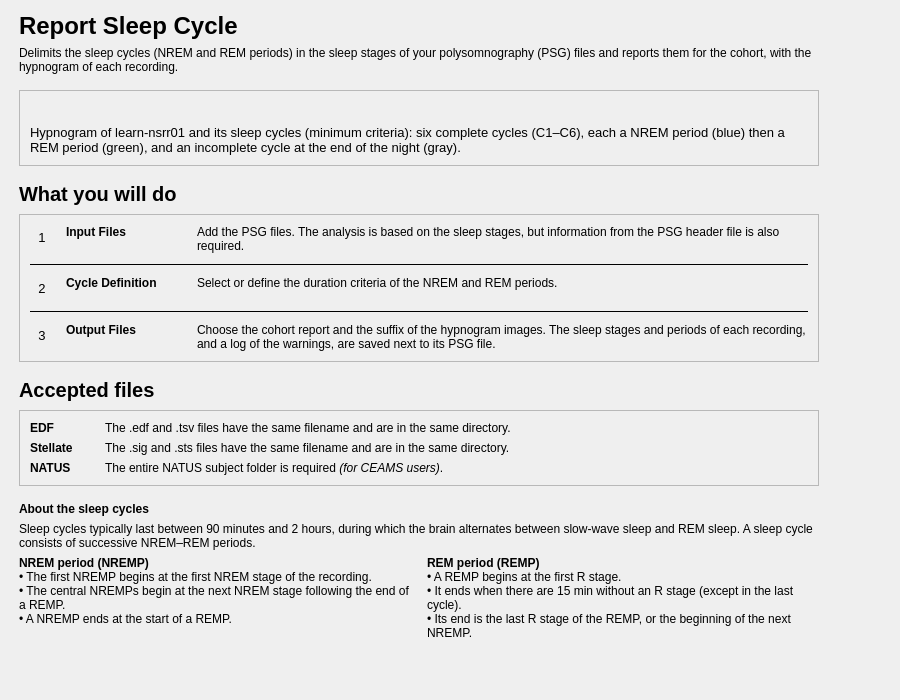
<?xml version="1.0" encoding="UTF-8"?>
<ui version="4.0">
 <class>SleepCycleDoc</class>
 <widget class="QWidget" name="SleepCycleDoc">
  <property name="geometry">
   <rect>
    <x>0</x>
    <y>0</y>
    <width>900</width>
    <height>700</height>
   </rect>
  </property>
  <property name="windowTitle">
   <string />
  </property>
  <layout class="QVBoxLayout" name="verticalLayout">
   <property name="leftMargin">
    <number>19</number>
   </property>
   <property name="topMargin">
    <number>12</number>
   </property>
   <property name="rightMargin">
    <number>19</number>
   </property>
   <property name="bottomMargin">
    <number>12</number>
   </property>
   <item>
    <layout class="QHBoxLayout" name="content_row" stretch="1,0">
     <property name="leftMargin">
      <number>0</number>
     </property>
     <property name="topMargin">
      <number>0</number>
     </property>
     <property name="rightMargin">
      <number>0</number>
     </property>
     <property name="bottomMargin">
      <number>0</number>
     </property>
     <item>
      <widget class="QWidget" name="content_widget" native="true">
       <property name="maximumSize">
        <size>
         <width>800</width>
         <height>16777215</height>
        </size>
       </property>
       <layout class="QVBoxLayout" name="content_layout">
        <property name="spacing">
         <number>16</number>
        </property>
        <property name="leftMargin">
         <number>0</number>
        </property>
        <property name="topMargin">
         <number>0</number>
        </property>
        <property name="rightMargin">
         <number>0</number>
        </property>
        <property name="bottomMargin">
         <number>0</number>
        </property>
        <item>
         <layout class="QVBoxLayout" name="header_layout">
          <property name="spacing">
           <number>6</number>
          </property>
          <item>
           <widget class="QLabel" name="title_label">
            <property name="font">
             <font>
              <pointsize>18</pointsize>
              <bold>true</bold>
             </font>
            </property>
            <property name="text">
             <string>Report Sleep Cycle</string>
            </property>
           </widget>
          </item>
          <item>
           <widget class="QLabel" name="subtitle_label">
            <property name="text">
             <string>Delimits the sleep cycles (NREM and REM periods) in the sleep stages of your polysomnography (PSG) files and reports them for the cohort, with the hypnogram of each recording.</string>
            </property>
            <property name="wordWrap">
             <bool>true</bool>
            </property>
            <property name="variant" stdset="0">
             <string notr="true">help</string>
            </property>
           </widget>
          </item>
         </layout>
        </item>
        <item>
         <widget class="QFrame" name="picture_card">
          <property name="frameShape">
           <enum>QFrame::Shape::StyledPanel</enum>
          </property>
          <property name="frameShadow">
           <enum>QFrame::Shadow::Raised</enum>
          </property>
          <layout class="QVBoxLayout" name="picture_card_layout">
           <property name="spacing">
            <number>10</number>
           </property>
           <property name="leftMargin">
            <number>10</number>
           </property>
           <property name="topMargin">
            <number>10</number>
           </property>
           <property name="rightMargin">
            <number>10</number>
           </property>
           <property name="bottomMargin">
            <number>10</number>
           </property>
           <item>
            <widget class="QLabel" name="hypnogram_pic">
             <property name="sizePolicy">
              <sizepolicy hsizetype="Ignored" vsizetype="Fixed">
               <horstretch>0</horstretch>
               <verstretch>0</verstretch>
              </sizepolicy>
             </property>
            </widget>
           </item>
           <item>
            <widget class="QLabel" name="picture_caption_label">
             <property name="font">
              <font>
               <pointsize>10</pointsize>
              </font>
             </property>
             <property name="text">
              <string>Hypnogram of learn-nsrr01 and its sleep cycles (minimum criteria): six complete cycles (C1–C6), each a NREM period (blue) then a REM period (green), and an incomplete cycle at the end of the night (gray).</string>
             </property>
             <property name="wordWrap">
              <bool>true</bool>
             </property>
             <property name="variant" stdset="0">
              <string notr="true">help</string>
             </property>
            </widget>
           </item>
          </layout>
         </widget>
        </item>
        <item>
         <layout class="QVBoxLayout" name="steps_section_layout">
          <property name="spacing">
           <number>8</number>
          </property>
          <item>
           <widget class="QLabel" name="steps_title_label">
            <property name="font">
             <font>
              <pointsize>15</pointsize>
              <bold>true</bold>
             </font>
            </property>
            <property name="text">
             <string>What you will do</string>
            </property>
           </widget>
          </item>
          <item>
           <widget class="QFrame" name="steps_card">
            <property name="frameShape">
             <enum>QFrame::Shape::StyledPanel</enum>
            </property>
            <property name="frameShadow">
             <enum>QFrame::Shadow::Raised</enum>
            </property>
            <layout class="QVBoxLayout" name="steps_card_layout">
             <property name="spacing">
              <number>10</number>
             </property>
             <property name="leftMargin">
              <number>10</number>
             </property>
             <property name="topMargin">
              <number>10</number>
             </property>
             <property name="rightMargin">
              <number>10</number>
             </property>
             <property name="bottomMargin">
              <number>10</number>
             </property>
             <item>
              <layout class="QGridLayout" name="steps_grid" columnstretch="0,0,0,1">
               <property name="horizontalSpacing">
                <number>12</number>
               </property>
               <property name="verticalSpacing">
                <number>10</number>
               </property>
               <item row="0" column="0" alignment="Qt::AlignmentFlag::AlignTop">
                <widget class="QLabel" name="step_1_number_label">
                 <property name="font">
                  <font>
                   <pointsize>10</pointsize>
                  </font>
                 </property>
                 <property name="text">
                  <string>1</string>
                 </property>
                 <property name="variant" stdset="0">
                  <string notr="true">step_number</string>
                 </property>
                 <property name="minimumSize">
                  <size>
                   <width>24</width>
                   <height>24</height>
                  </size>
                 </property>
                 <property name="maximumSize">
                  <size>
                   <width>24</width>
                   <height>24</height>
                  </size>
                 </property>
                 <property name="alignment">
                  <set>Qt::AlignmentFlag::AlignCenter</set>
                 </property>
                </widget>
               </item>
               <item row="0" column="1">
                <widget class="QLabel" name="step_1_name_label">
                 <property name="font">
                  <font>
                   <bold>true</bold>
                  </font>
                 </property>
                 <property name="text">
                  <string>Input Files</string>
                 </property>
                 <property name="alignment">
                  <set>Qt::AlignmentFlag::AlignLeading|Qt::AlignmentFlag::AlignLeft|Qt::AlignmentFlag::AlignTop</set>
                 </property>
                </widget>
               </item>
               <item row="0" column="2">
                <spacer name="steps_gap">
                 <property name="orientation">
                  <enum>Qt::Orientation::Horizontal</enum>
                 </property>
                 <property name="sizeType">
                  <enum>QSizePolicy::Policy::Fixed</enum>
                 </property>
                 <property name="sizeHint" stdset="0">
                  <size>
                   <width>16</width>
                   <height>20</height>
                  </size>
                 </property>
                </spacer>
               </item>
               <item row="0" column="3">
                <widget class="QLabel" name="step_1_label">
                 <property name="text">
                  <string>Add the PSG files. The analysis is based on the sleep stages, but information from the PSG header file is also required.</string>
                 </property>
                 <property name="wordWrap">
                  <bool>true</bool>
                 </property>
                 <property name="variant" stdset="0">
                  <string notr="true">help</string>
                 </property>
                 <property name="alignment">
                  <set>Qt::AlignmentFlag::AlignLeading|Qt::AlignmentFlag::AlignLeft|Qt::AlignmentFlag::AlignTop</set>
                 </property>
                </widget>
               </item>
               <item row="1" column="0" rowspan="1" colspan="4">
                <widget class="QFrame" name="step_line_2">
                 <property name="frameShape">
                  <enum>QFrame::Shape::HLine</enum>
                 </property>
                 <property name="frameShadow">
                  <enum>QFrame::Shadow::Plain</enum>
                 </property>
                </widget>
               </item>
               <item row="2" column="0" alignment="Qt::AlignmentFlag::AlignTop">
                <widget class="QLabel" name="step_2_number_label">
                 <property name="font">
                  <font>
                   <pointsize>10</pointsize>
                  </font>
                 </property>
                 <property name="text">
                  <string>2</string>
                 </property>
                 <property name="variant" stdset="0">
                  <string notr="true">step_number</string>
                 </property>
                 <property name="minimumSize">
                  <size>
                   <width>24</width>
                   <height>24</height>
                  </size>
                 </property>
                 <property name="maximumSize">
                  <size>
                   <width>24</width>
                   <height>24</height>
                  </size>
                 </property>
                 <property name="alignment">
                  <set>Qt::AlignmentFlag::AlignCenter</set>
                 </property>
                </widget>
               </item>
               <item row="2" column="1">
                <widget class="QLabel" name="step_2_name_label">
                 <property name="font">
                  <font>
                   <bold>true</bold>
                  </font>
                 </property>
                 <property name="text">
                  <string>Cycle Definition</string>
                 </property>
                 <property name="alignment">
                  <set>Qt::AlignmentFlag::AlignLeading|Qt::AlignmentFlag::AlignLeft|Qt::AlignmentFlag::AlignTop</set>
                 </property>
                </widget>
               </item>
               <item row="2" column="3">
                <widget class="QLabel" name="step_2_label">
                 <property name="text">
                  <string>Select or define the duration criteria of the NREM and REM periods.</string>
                 </property>
                 <property name="wordWrap">
                  <bool>true</bool>
                 </property>
                 <property name="variant" stdset="0">
                  <string notr="true">help</string>
                 </property>
                 <property name="alignment">
                  <set>Qt::AlignmentFlag::AlignLeading|Qt::AlignmentFlag::AlignLeft|Qt::AlignmentFlag::AlignTop</set>
                 </property>
                </widget>
               </item>
               <item row="3" column="0" rowspan="1" colspan="4">
                <widget class="QFrame" name="step_line_3">
                 <property name="frameShape">
                  <enum>QFrame::Shape::HLine</enum>
                 </property>
                 <property name="frameShadow">
                  <enum>QFrame::Shadow::Plain</enum>
                 </property>
                </widget>
               </item>
               <item row="4" column="0" alignment="Qt::AlignmentFlag::AlignTop">
                <widget class="QLabel" name="step_3_number_label">
                 <property name="font">
                  <font>
                   <pointsize>10</pointsize>
                  </font>
                 </property>
                 <property name="text">
                  <string>3</string>
                 </property>
                 <property name="variant" stdset="0">
                  <string notr="true">step_number</string>
                 </property>
                 <property name="minimumSize">
                  <size>
                   <width>24</width>
                   <height>24</height>
                  </size>
                 </property>
                 <property name="maximumSize">
                  <size>
                   <width>24</width>
                   <height>24</height>
                  </size>
                 </property>
                 <property name="alignment">
                  <set>Qt::AlignmentFlag::AlignCenter</set>
                 </property>
                </widget>
               </item>
               <item row="4" column="1">
                <widget class="QLabel" name="step_3_name_label">
                 <property name="font">
                  <font>
                   <bold>true</bold>
                  </font>
                 </property>
                 <property name="text">
                  <string>Output Files</string>
                 </property>
                 <property name="alignment">
                  <set>Qt::AlignmentFlag::AlignLeading|Qt::AlignmentFlag::AlignLeft|Qt::AlignmentFlag::AlignTop</set>
                 </property>
                </widget>
               </item>
               <item row="4" column="3">
                <widget class="QLabel" name="step_3_label">
                 <property name="text">
                  <string>Choose the cohort report and the suffix of the hypnogram images. The sleep stages and periods of each recording, and a log of the warnings, are saved next to its PSG file.</string>
                 </property>
                 <property name="wordWrap">
                  <bool>true</bool>
                 </property>
                 <property name="variant" stdset="0">
                  <string notr="true">help</string>
                 </property>
                 <property name="alignment">
                  <set>Qt::AlignmentFlag::AlignLeading|Qt::AlignmentFlag::AlignLeft|Qt::AlignmentFlag::AlignTop</set>
                 </property>
                </widget>
               </item>
              </layout>
             </item>
            </layout>
           </widget>
          </item>
         </layout>
        </item>
        <item>
         <layout class="QVBoxLayout" name="files_section_layout">
          <property name="spacing">
           <number>8</number>
          </property>
          <item>
           <widget class="QLabel" name="files_title_label">
            <property name="font">
             <font>
              <pointsize>15</pointsize>
              <bold>true</bold>
             </font>
            </property>
            <property name="text">
             <string>Accepted files</string>
            </property>
           </widget>
          </item>
          <item>
           <widget class="QFrame" name="files_card">
            <property name="frameShape">
             <enum>QFrame::Shape::StyledPanel</enum>
            </property>
            <property name="frameShadow">
             <enum>QFrame::Shadow::Raised</enum>
            </property>
            <layout class="QVBoxLayout" name="files_card_layout">
             <property name="spacing">
              <number>10</number>
             </property>
             <property name="leftMargin">
              <number>10</number>
             </property>
             <property name="topMargin">
              <number>10</number>
             </property>
             <property name="rightMargin">
              <number>10</number>
             </property>
             <property name="bottomMargin">
              <number>10</number>
             </property>
             <item>
              <layout class="QGridLayout" name="files_grid" columnstretch="0,1">
               <property name="horizontalSpacing">
                <number>32</number>
               </property>
               <property name="verticalSpacing">
                <number>6</number>
               </property>
               <item row="0" column="0">
                <widget class="QLabel" name="file_1_name_label">
                 <property name="font">
                  <font>
                   <bold>true</bold>
                  </font>
                 </property>
                 <property name="text">
                  <string>EDF</string>
                 </property>
                </widget>
               </item>
               <item row="0" column="1">
                <widget class="QLabel" name="file_1_label">
                 <property name="text">
                  <string>The .edf and .tsv files have the same filename and are in the same directory.</string>
                 </property>
                 <property name="wordWrap">
                  <bool>true</bool>
                 </property>
                </widget>
               </item>
               <item row="1" column="0">
                <widget class="QLabel" name="file_2_name_label">
                 <property name="font">
                  <font>
                   <bold>true</bold>
                  </font>
                 </property>
                 <property name="text">
                  <string>Stellate</string>
                 </property>
                </widget>
               </item>
               <item row="1" column="1">
                <widget class="QLabel" name="file_2_label">
                 <property name="text">
                  <string>The .sig and .sts files have the same filename and are in the same directory.</string>
                 </property>
                 <property name="wordWrap">
                  <bool>true</bool>
                 </property>
                </widget>
               </item>
               <item row="2" column="0">
                <widget class="QLabel" name="file_3_name_label">
                 <property name="font">
                  <font>
                   <bold>true</bold>
                  </font>
                 </property>
                 <property name="text">
                  <string>NATUS</string>
                 </property>
                </widget>
               </item>
               <item row="2" column="1">
                <widget class="QLabel" name="file_3_label">
                 <property name="text">
                  <string>The entire NATUS subject folder is required &lt;i&gt;(for CEAMS users)&lt;/i&gt;.</string>
                 </property>
                 <property name="textFormat">
                  <enum>Qt::TextFormat::RichText</enum>
                 </property>
                 <property name="wordWrap">
                  <bool>true</bool>
                 </property>
                </widget>
               </item>
              </layout>
             </item>
            </layout>
           </widget>
          </item>
         </layout>
        </item>
        <item>
         <layout class="QVBoxLayout" name="about_cycles_layout">
          <property name="spacing">
           <number>6</number>
          </property>
          <item>
           <widget class="QLabel" name="about_cycles_title_label">
            <property name="font">
             <font>
              <bold>true</bold>
             </font>
            </property>
            <property name="text">
             <string>About the sleep cycles</string>
            </property>
           </widget>
          </item>
          <item>
           <widget class="QLabel" name="about_cycles_label">
            <property name="text">
             <string>Sleep cycles typically last between 90 minutes and 2 hours, during which the brain alternates between slow-wave sleep and REM sleep. A sleep cycle consists of successive NREM–REM periods.</string>
            </property>
            <property name="wordWrap">
             <bool>true</bool>
            </property>
            <property name="variant" stdset="0">
             <string notr="true">help</string>
            </property>
           </widget>
          </item>
          <item>
           <layout class="QHBoxLayout" name="definitions_layout" stretch="1,1">
            <property name="spacing">
             <number>16</number>
            </property>
            <item>
             <widget class="QLabel" name="nremp_label">
              <property name="text">
               <string>&lt;b&gt;NREM period (NREMP)&lt;/b&gt;&lt;br/&gt;• The first NREMP begins at the first NREM stage of the recording.&lt;br/&gt;• The central NREMPs begin at the next NREM stage following the end of a REMP.&lt;br/&gt;• A NREMP ends at the start of a REMP.</string>
              </property>
              <property name="textFormat">
               <enum>Qt::TextFormat::RichText</enum>
              </property>
              <property name="wordWrap">
               <bool>true</bool>
              </property>
              <property name="variant" stdset="0">
               <string notr="true">help</string>
              </property>
              <property name="alignment">
               <set>Qt::AlignmentFlag::AlignLeading|Qt::AlignmentFlag::AlignLeft|Qt::AlignmentFlag::AlignTop</set>
              </property>
             </widget>
            </item>
            <item>
             <widget class="QLabel" name="remp_label">
              <property name="text">
               <string>&lt;b&gt;REM period (REMP)&lt;/b&gt;&lt;br/&gt;• A REMP begins at the first R stage.&lt;br/&gt;• It ends when there are 15 min without an R stage (except in the last cycle).&lt;br/&gt;• Its end is the last R stage of the REMP, or the beginning of the next NREMP.</string>
              </property>
              <property name="textFormat">
               <enum>Qt::TextFormat::RichText</enum>
              </property>
              <property name="wordWrap">
               <bool>true</bool>
              </property>
              <property name="variant" stdset="0">
               <string notr="true">help</string>
              </property>
              <property name="alignment">
               <set>Qt::AlignmentFlag::AlignLeading|Qt::AlignmentFlag::AlignLeft|Qt::AlignmentFlag::AlignTop</set>
              </property>
             </widget>
            </item>
           </layout>
          </item>
         </layout>
        </item>
       </layout>
      </widget>
     </item>
     <item>
      <spacer name="content_spacer">
       <property name="orientation">
        <enum>Qt::Orientation::Horizontal</enum>
       </property>
       <property name="sizeHint" stdset="0">
        <size>
         <width>40</width>
         <height>20</height>
        </size>
       </property>
      </spacer>
     </item>
    </layout>
   </item>
   <item>
    <spacer name="verticalSpacer">
     <property name="orientation">
      <enum>Qt::Orientation::Vertical</enum>
     </property>
     <property name="sizeHint" stdset="0">
      <size>
       <width>40</width>
       <height>20</height>
      </size>
     </property>
    </spacer>
   </item>
  </layout>
 </widget>
 <resources>
  <include location="../../../../../snooz-toolbox/src/main/python/ui/themes/themes.qrc" />
 </resources>
 <connections />
</ui>
